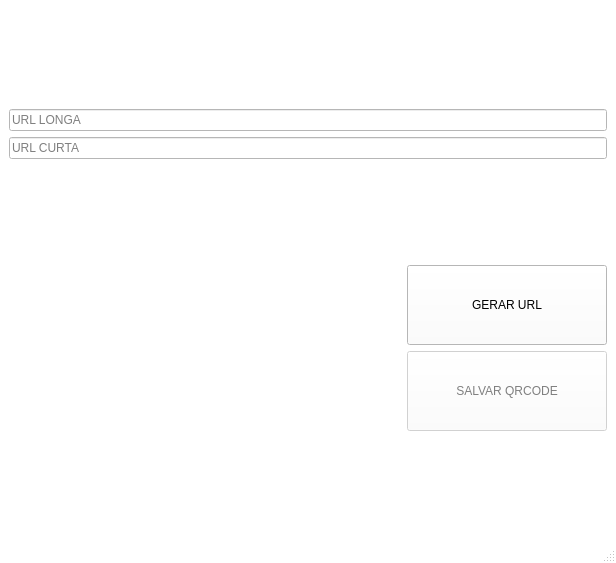
<?xml version="1.0" encoding="UTF-8"?>
<ui version="4.0">
 <class>QrCode</class>
 <widget class="QMainWindow" name="QrCode">
  <property name="geometry">
   <rect>
    <x>0</x>
    <y>0</y>
    <width>616</width>
    <height>563</height>
   </rect>
  </property>
  <property name="palette">
   <palette>
    <active>
     <colorrole role="WindowText">
      <brush brushstyle="SolidPattern">
       <color alpha="255">
        <red>0</red>
        <green>0</green>
        <blue>0</blue>
       </color>
      </brush>
     </colorrole>
     <colorrole role="Button">
      <brush brushstyle="SolidPattern">
       <color alpha="255">
        <red>255</red>
        <green>255</green>
        <blue>255</blue>
       </color>
      </brush>
     </colorrole>
     <colorrole role="Light">
      <brush brushstyle="SolidPattern">
       <color alpha="255">
        <red>255</red>
        <green>255</green>
        <blue>255</blue>
       </color>
      </brush>
     </colorrole>
     <colorrole role="Midlight">
      <brush brushstyle="SolidPattern">
       <color alpha="255">
        <red>255</red>
        <green>255</green>
        <blue>255</blue>
       </color>
      </brush>
     </colorrole>
     <colorrole role="Dark">
      <brush brushstyle="SolidPattern">
       <color alpha="255">
        <red>127</red>
        <green>127</green>
        <blue>127</blue>
       </color>
      </brush>
     </colorrole>
     <colorrole role="Mid">
      <brush brushstyle="SolidPattern">
       <color alpha="255">
        <red>170</red>
        <green>170</green>
        <blue>170</blue>
       </color>
      </brush>
     </colorrole>
     <colorrole role="Text">
      <brush brushstyle="SolidPattern">
       <color alpha="255">
        <red>0</red>
        <green>0</green>
        <blue>0</blue>
       </color>
      </brush>
     </colorrole>
     <colorrole role="BrightText">
      <brush brushstyle="SolidPattern">
       <color alpha="255">
        <red>255</red>
        <green>255</green>
        <blue>255</blue>
       </color>
      </brush>
     </colorrole>
     <colorrole role="ButtonText">
      <brush brushstyle="SolidPattern">
       <color alpha="255">
        <red>0</red>
        <green>0</green>
        <blue>0</blue>
       </color>
      </brush>
     </colorrole>
     <colorrole role="Base">
      <brush brushstyle="SolidPattern">
       <color alpha="255">
        <red>255</red>
        <green>255</green>
        <blue>255</blue>
       </color>
      </brush>
     </colorrole>
     <colorrole role="Window">
      <brush brushstyle="SolidPattern">
       <color alpha="255">
        <red>255</red>
        <green>255</green>
        <blue>255</blue>
       </color>
      </brush>
     </colorrole>
     <colorrole role="Shadow">
      <brush brushstyle="SolidPattern">
       <color alpha="255">
        <red>0</red>
        <green>0</green>
        <blue>0</blue>
       </color>
      </brush>
     </colorrole>
     <colorrole role="AlternateBase">
      <brush brushstyle="SolidPattern">
       <color alpha="255">
        <red>255</red>
        <green>255</green>
        <blue>255</blue>
       </color>
      </brush>
     </colorrole>
     <colorrole role="ToolTipBase">
      <brush brushstyle="SolidPattern">
       <color alpha="255">
        <red>255</red>
        <green>255</green>
        <blue>220</blue>
       </color>
      </brush>
     </colorrole>
     <colorrole role="ToolTipText">
      <brush brushstyle="SolidPattern">
       <color alpha="255">
        <red>0</red>
        <green>0</green>
        <blue>0</blue>
       </color>
      </brush>
     </colorrole>
    </active>
    <inactive>
     <colorrole role="WindowText">
      <brush brushstyle="SolidPattern">
       <color alpha="255">
        <red>0</red>
        <green>0</green>
        <blue>0</blue>
       </color>
      </brush>
     </colorrole>
     <colorrole role="Button">
      <brush brushstyle="SolidPattern">
       <color alpha="255">
        <red>255</red>
        <green>255</green>
        <blue>255</blue>
       </color>
      </brush>
     </colorrole>
     <colorrole role="Light">
      <brush brushstyle="SolidPattern">
       <color alpha="255">
        <red>255</red>
        <green>255</green>
        <blue>255</blue>
       </color>
      </brush>
     </colorrole>
     <colorrole role="Midlight">
      <brush brushstyle="SolidPattern">
       <color alpha="255">
        <red>255</red>
        <green>255</green>
        <blue>255</blue>
       </color>
      </brush>
     </colorrole>
     <colorrole role="Dark">
      <brush brushstyle="SolidPattern">
       <color alpha="255">
        <red>127</red>
        <green>127</green>
        <blue>127</blue>
       </color>
      </brush>
     </colorrole>
     <colorrole role="Mid">
      <brush brushstyle="SolidPattern">
       <color alpha="255">
        <red>170</red>
        <green>170</green>
        <blue>170</blue>
       </color>
      </brush>
     </colorrole>
     <colorrole role="Text">
      <brush brushstyle="SolidPattern">
       <color alpha="255">
        <red>0</red>
        <green>0</green>
        <blue>0</blue>
       </color>
      </brush>
     </colorrole>
     <colorrole role="BrightText">
      <brush brushstyle="SolidPattern">
       <color alpha="255">
        <red>255</red>
        <green>255</green>
        <blue>255</blue>
       </color>
      </brush>
     </colorrole>
     <colorrole role="ButtonText">
      <brush brushstyle="SolidPattern">
       <color alpha="255">
        <red>0</red>
        <green>0</green>
        <blue>0</blue>
       </color>
      </brush>
     </colorrole>
     <colorrole role="Base">
      <brush brushstyle="SolidPattern">
       <color alpha="255">
        <red>255</red>
        <green>255</green>
        <blue>255</blue>
       </color>
      </brush>
     </colorrole>
     <colorrole role="Window">
      <brush brushstyle="SolidPattern">
       <color alpha="255">
        <red>255</red>
        <green>255</green>
        <blue>255</blue>
       </color>
      </brush>
     </colorrole>
     <colorrole role="Shadow">
      <brush brushstyle="SolidPattern">
       <color alpha="255">
        <red>0</red>
        <green>0</green>
        <blue>0</blue>
       </color>
      </brush>
     </colorrole>
     <colorrole role="AlternateBase">
      <brush brushstyle="SolidPattern">
       <color alpha="255">
        <red>255</red>
        <green>255</green>
        <blue>255</blue>
       </color>
      </brush>
     </colorrole>
     <colorrole role="ToolTipBase">
      <brush brushstyle="SolidPattern">
       <color alpha="255">
        <red>255</red>
        <green>255</green>
        <blue>220</blue>
       </color>
      </brush>
     </colorrole>
     <colorrole role="ToolTipText">
      <brush brushstyle="SolidPattern">
       <color alpha="255">
        <red>0</red>
        <green>0</green>
        <blue>0</blue>
       </color>
      </brush>
     </colorrole>
    </inactive>
    <disabled>
     <colorrole role="WindowText">
      <brush brushstyle="SolidPattern">
       <color alpha="255">
        <red>127</red>
        <green>127</green>
        <blue>127</blue>
       </color>
      </brush>
     </colorrole>
     <colorrole role="Button">
      <brush brushstyle="SolidPattern">
       <color alpha="255">
        <red>255</red>
        <green>255</green>
        <blue>255</blue>
       </color>
      </brush>
     </colorrole>
     <colorrole role="Light">
      <brush brushstyle="SolidPattern">
       <color alpha="255">
        <red>255</red>
        <green>255</green>
        <blue>255</blue>
       </color>
      </brush>
     </colorrole>
     <colorrole role="Midlight">
      <brush brushstyle="SolidPattern">
       <color alpha="255">
        <red>255</red>
        <green>255</green>
        <blue>255</blue>
       </color>
      </brush>
     </colorrole>
     <colorrole role="Dark">
      <brush brushstyle="SolidPattern">
       <color alpha="255">
        <red>127</red>
        <green>127</green>
        <blue>127</blue>
       </color>
      </brush>
     </colorrole>
     <colorrole role="Mid">
      <brush brushstyle="SolidPattern">
       <color alpha="255">
        <red>170</red>
        <green>170</green>
        <blue>170</blue>
       </color>
      </brush>
     </colorrole>
     <colorrole role="Text">
      <brush brushstyle="SolidPattern">
       <color alpha="255">
        <red>127</red>
        <green>127</green>
        <blue>127</blue>
       </color>
      </brush>
     </colorrole>
     <colorrole role="BrightText">
      <brush brushstyle="SolidPattern">
       <color alpha="255">
        <red>255</red>
        <green>255</green>
        <blue>255</blue>
       </color>
      </brush>
     </colorrole>
     <colorrole role="ButtonText">
      <brush brushstyle="SolidPattern">
       <color alpha="255">
        <red>127</red>
        <green>127</green>
        <blue>127</blue>
       </color>
      </brush>
     </colorrole>
     <colorrole role="Base">
      <brush brushstyle="SolidPattern">
       <color alpha="255">
        <red>255</red>
        <green>255</green>
        <blue>255</blue>
       </color>
      </brush>
     </colorrole>
     <colorrole role="Window">
      <brush brushstyle="SolidPattern">
       <color alpha="255">
        <red>255</red>
        <green>255</green>
        <blue>255</blue>
       </color>
      </brush>
     </colorrole>
     <colorrole role="Shadow">
      <brush brushstyle="SolidPattern">
       <color alpha="255">
        <red>0</red>
        <green>0</green>
        <blue>0</blue>
       </color>
      </brush>
     </colorrole>
     <colorrole role="AlternateBase">
      <brush brushstyle="SolidPattern">
       <color alpha="255">
        <red>255</red>
        <green>255</green>
        <blue>255</blue>
       </color>
      </brush>
     </colorrole>
     <colorrole role="ToolTipBase">
      <brush brushstyle="SolidPattern">
       <color alpha="255">
        <red>255</red>
        <green>255</green>
        <blue>220</blue>
       </color>
      </brush>
     </colorrole>
     <colorrole role="ToolTipText">
      <brush brushstyle="SolidPattern">
       <color alpha="255">
        <red>0</red>
        <green>0</green>
        <blue>0</blue>
       </color>
      </brush>
     </colorrole>
    </disabled>
   </palette>
  </property>
  <property name="windowTitle">
   <string>QrCodeBuilder</string>
  </property>
  <widget class="QWidget" name="centralwidget">
   <layout class="QVBoxLayout" name="verticalLayout_4">
    <item>
     <layout class="QVBoxLayout" name="verticalLayout_3">
      <item>
       <widget class="QLineEdit" name="url">
        <property name="text">
         <string/>
        </property>
        <property name="placeholderText">
         <string>URL LONGA</string>
        </property>
       </widget>
      </item>
      <item>
       <widget class="QLineEdit" name="urlShort">
        <property name="text">
         <string/>
        </property>
        <property name="placeholderText">
         <string>URL CURTA</string>
        </property>
       </widget>
      </item>
     </layout>
    </item>
    <item>
     <layout class="QVBoxLayout" name="verticalLayout_2">
      <item>
       <layout class="QHBoxLayout" name="horizontalLayout_2">
        <item>
         <widget class="QLabel" name="img">
          <property name="minimumSize">
           <size>
            <width>60</width>
            <height>60</height>
           </size>
          </property>
          <property name="maximumSize">
           <size>
            <width>600</width>
            <height>600</height>
           </size>
          </property>
          <property name="styleSheet">
           <string notr="true">color{
white

}</string>
          </property>
          <property name="text">
           <string/>
          </property>
          <property name="scaledContents">
           <bool>true</bool>
          </property>
         </widget>
        </item>
        <item>
         <layout class="QVBoxLayout" name="verticalLayout">
          <item alignment="Qt::AlignRight">
           <widget class="QPushButton" name="btnGerar">
            <property name="sizePolicy">
             <sizepolicy hsizetype="Minimum" vsizetype="Fixed">
              <horstretch>0</horstretch>
              <verstretch>0</verstretch>
             </sizepolicy>
            </property>
            <property name="minimumSize">
             <size>
              <width>200</width>
              <height>80</height>
             </size>
            </property>
            <property name="maximumSize">
             <size>
              <width>200</width>
              <height>16777215</height>
             </size>
            </property>
            <property name="layoutDirection">
             <enum>Qt::LeftToRight</enum>
            </property>
            <property name="styleSheet">
             <string notr="true"/>
            </property>
            <property name="text">
             <string>GERAR URL</string>
            </property>
            <property name="shortcut">
             <string>Return</string>
            </property>
           </widget>
          </item>
          <item alignment="Qt::AlignRight">
           <widget class="QPushButton" name="btnSalvar">
            <property name="enabled">
             <bool>false</bool>
            </property>
            <property name="minimumSize">
             <size>
              <width>200</width>
              <height>80</height>
             </size>
            </property>
            <property name="maximumSize">
             <size>
              <width>200</width>
              <height>16777215</height>
             </size>
            </property>
            <property name="text">
             <string>SALVAR QRCODE</string>
            </property>
           </widget>
          </item>
         </layout>
        </item>
       </layout>
      </item>
     </layout>
    </item>
   </layout>
  </widget>
  <widget class="QMenuBar" name="menubar">
   <property name="geometry">
    <rect>
     <x>0</x>
     <y>0</y>
     <width>616</width>
     <height>21</height>
    </rect>
   </property>
  </widget>
  <widget class="QStatusBar" name="statusbar"/>
 </widget>
 <resources/>
 <connections/>
</ui>
